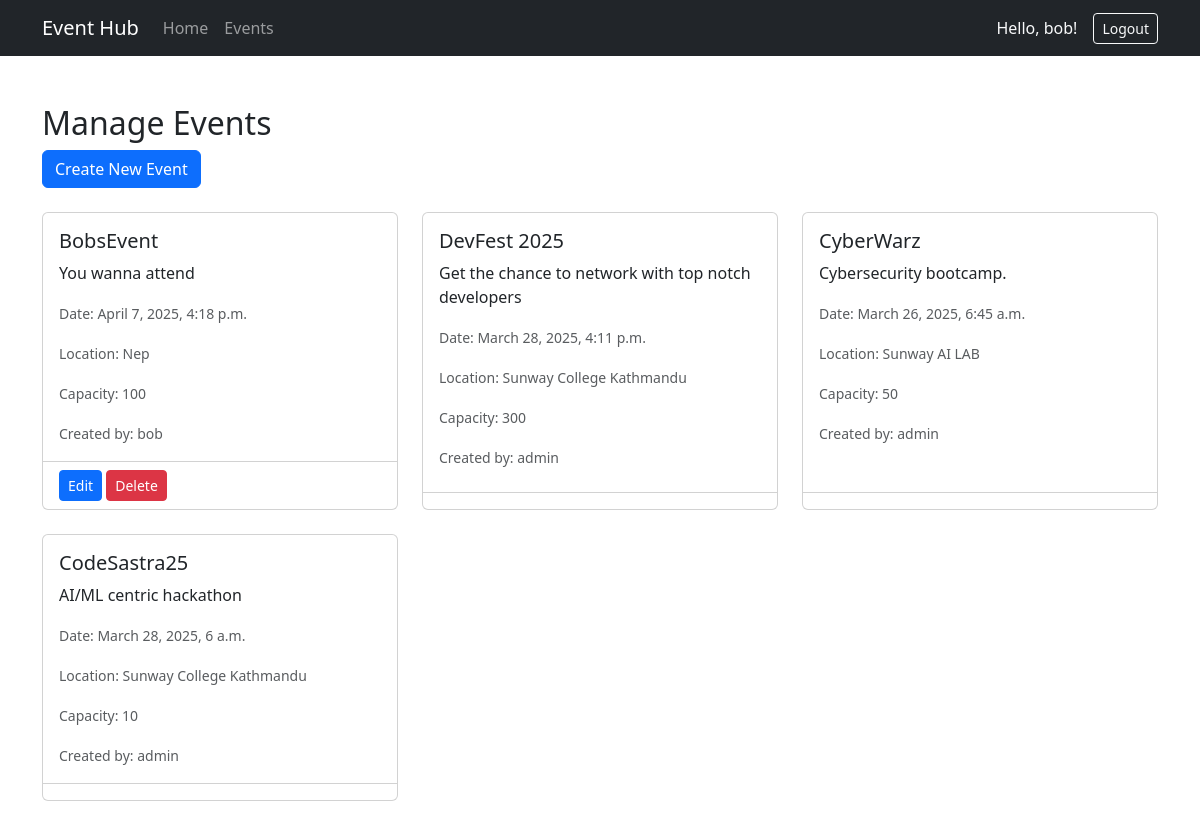
Page /post-events/ (signed in) on the committed database.
### events/models.py (models this page shows, shortened)
class Event(models.Model):
    title = models.CharField(max_length=200)
    description = models.TextField()
    date = models.DateTimeField(default=timezone.now)
    location = models.CharField(max_length=200)
    capacity = models.PositiveBigIntegerField()
    created_by = models.ForeignKey(User, on_delete=models.CASCADE, related_name='created_events')
    created_at = models.DateTimeField(auto_now_add=True)
    updated_at = models.DateTimeField(auto_now=True)

### events/views.py (the view, shortened to what this page needs)
# urls.py: path("post-events/", postEvents, name="postEvents"),
@login_required
def postEvents(request):
    events = Event.objects.all().order_by('-created_at')
    return render(request, "events/postEvents.html", {"events": events})

### events/templates/events/postEvents.html (shortened to what this page needs)
<!DOCTYPE html>
<html lang="en">
<head>
  <link href="https://cdn.jsdelivr.net/npm/bootstrap@5.3.0/dist/css/bootstrap.min.css" rel="stylesheet">
</head>
<body>
  {% include 'navbar.html' %}
  <div class="container mt-5">
    <h2>Manage Events</h2>
    <a href="#createEventModal" data-bs-toggle="modal" class="btn btn-primary mb-4">Create New Event</a>
    <div class="row">
      {% if events %}
        {% for event in events %}
          <div class="col-md-4 mb-4">
            <div class="card h-100">
              <div class="card-body">
                <h5 class="card-title">{{ event.title }}</h5>
                <p class="card-text">{{ event.description|truncatechars:100 }}</p>
                <p class="card-text"><small class="text-muted">Date: {{ event.date }}</small></p>
                <p class="card-text"><small class="text-muted">Location: {{ event.location }}</small></p>
                <p class="card-text"><small class="text-muted">Capacity: {{ event.capacity }}</small></p>
                <p class="card-text"><small class="text-muted">Created by: {{ event.created_by.username }}</small></p>
              </div>
              <div class="card-footer bg-transparent">
                {% if user.is_authenticated and event.created_by == user or user.is_staff %}
                  <a href="{% url 'edit_event' event.id %}" class="btn btn-sm btn-primary">Edit</a>
                  <a href="{% url 'delete_event' event.id %}" class="btn btn-sm btn-danger">Delete</a>
                {% endif %}
              </div>
            </div>
          </div>
        {% endfor %}
      {% else %}
        <div class="col-12">
          <div class="alert alert-info">
            No events found. Create your first event!
          </div>
        </div>
      {% endif %}
    </div>
  </div>
</body>
</html>

### templates/navbar.html (shortened to what this page needs)
<nav class="navbar navbar-expand-lg navbar-dark bg-dark">
  <div class="container">
    <a class="navbar-brand" href="{% url 'eventlandingPage' %}">Event Hub</a>
    <div class="collapse navbar-collapse" id="navbarNav">
      <ul class="navbar-nav me-auto">
        <li class="nav-item">
          <a class="nav-link" href="{% url 'eventlandingPage' %}">Home</a>
        </li>
        <li class="nav-item">
          <a class="nav-link" href="{% url 'postEvents' %}">Events</a>
        </li>
      </ul>
      <ul class="navbar-nav align-items-center">
        {% if user.is_authenticated %}
          <li class="nav-item me-3">
            <span class="text-light">Hello, {{ user.username }}!</span>
          </li>
          <li class="nav-item">
            <form method="POST" action="{% url 'logout' %}" class="m-0">
              <button type="submit" class="btn btn-outline-light btn-sm">Logout</button>
            </form>
          </li>
        {% endif %}
      </ul>
    </div>
  </div>
</nav>

### rows in the picture
Event: title "BobsEvent", description "You wanna attend", date "April 7, 2025, 4:18 p.m.", location "Nep", capacity "100", created_by.username "bob", shows "Edit"
Event: title "DevFest 2025", description "Get the chance to network with top notch developers", date "March 28, 2025, 4:11 p.m.", location "Sunway College Kathmandu", capacity "300", created_by.username "admin"
Event: title "CyberWarz", description "Cybersecurity bootcamp.", date "March 26, 2025, 6:45 a.m.", location "Sunway AI LAB", capacity "50", created_by.username "admin"
Event: title "CodeSastra25", description "AI/ML centric hackathon", date "March 28, 2025, 6 a.m.", location "Sunway College Kathmandu", capacity "10", created_by.username "admin"

### other values in the picture
{{ user.username }} "bob"
